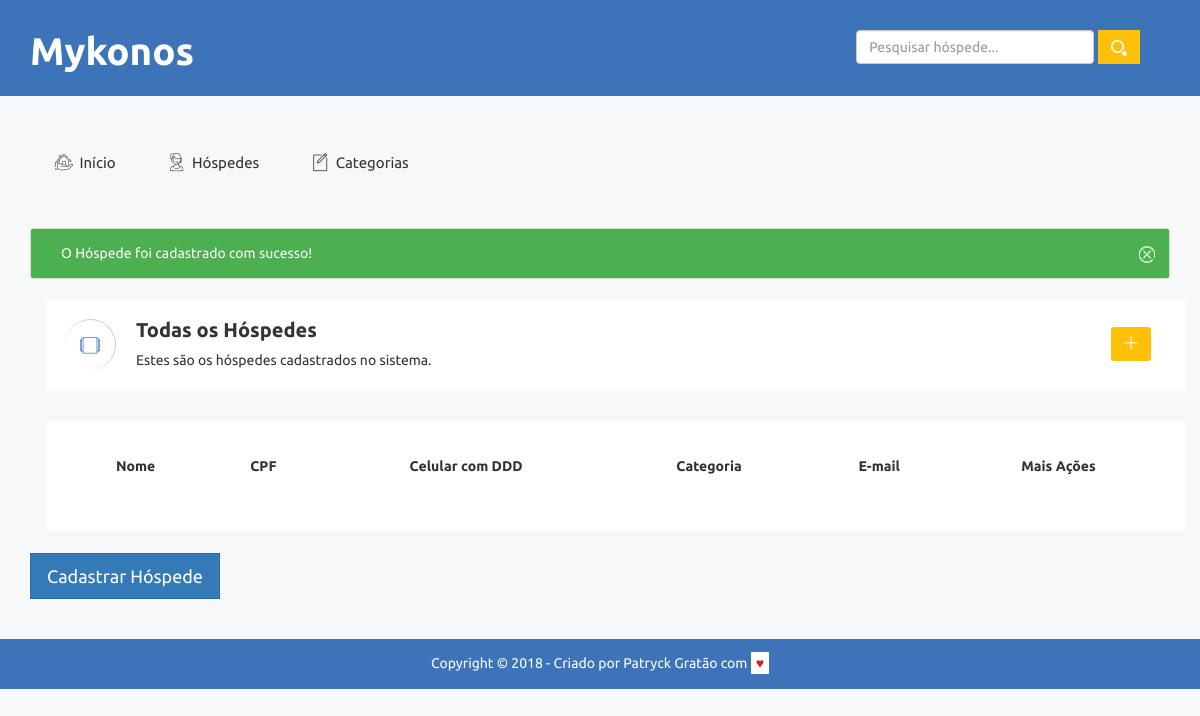
Before: /listar-hospedes.php?cadastrado=true with the older database file.
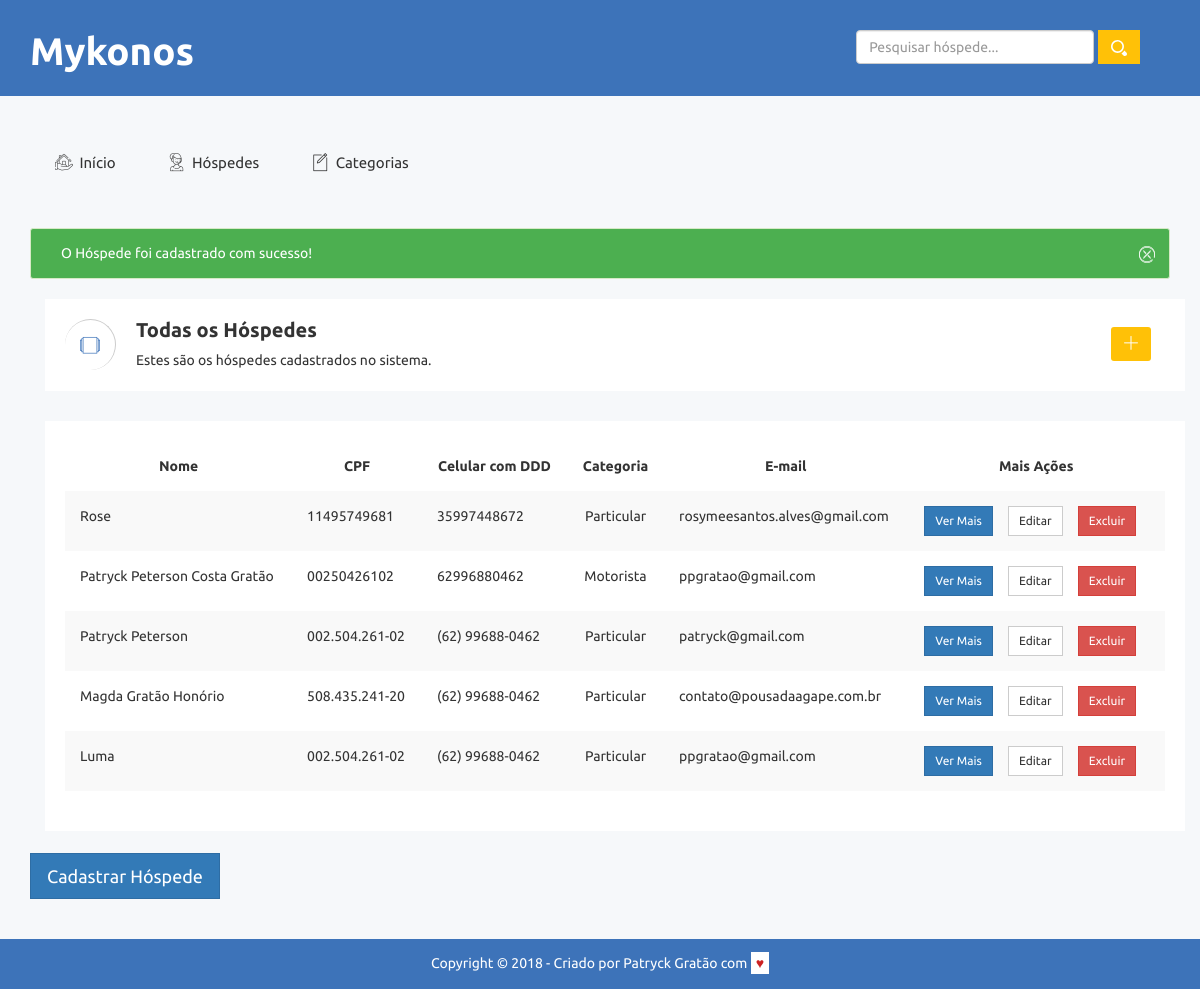
After: the same page with the newer database file.
### tables this page shows
CREATE TABLE `hospedes` (
  `id` int(11) NOT NULL,
  `nome` varchar(255) NOT NULL,
  `cpf` varchar(20) NOT NULL,
  `data_nascimento` varchar(255) DEFAULT NULL,
  `sexo` char(1) DEFAULT NULL,
  `telefone` varchar(50) DEFAULT NULL,
  `celular` varchar(50) DEFAULT NULL,
  `email` varchar(255) DEFAULT NULL,
  `estado_civil` varchar(60) DEFAULT NULL,
  `cep` varchar(30) DEFAULT NULL,
  `rua` varchar(255) DEFAULT NULL,
  `bairro` varchar(255) DEFAULT NULL,
  `cidade` varchar(255) DEFAULT NULL,
  `estado` char(3) DEFAULT NULL,
  `data_checkin` varchar(255) DEFAULT NULL,
  `data_checkout` varchar(255) DEFAULT NULL,
  `qtd_diarias` int(50) DEFAULT NULL,
  `qtd_pagantes` int(50) DEFAULT NULL,
  `preco_diaria` decimal(50,0) DEFAULT NULL,
  `valor_pago` decimal(50,0) DEFAULT NULL,
  `preco_total` decimal(50,0) DEFAULT NULL,
  `total_pagar` decimal(50,0) DEFAULT NULL,
  `info_extras` longtext,
  `categoria_id` int(11) DEFAULT NULL
);

CREATE TABLE `categorias` (
  `id` int(11) NOT NULL,
  `nome` varchar(255) NOT NULL
);

### banco/banco-hospede.php (called while the page is built, shortened)
<?php
  function listaHospedes ($conexao){
		$hospedes = array();
		$query = "select p.*, c.nome as categoria_nome from hospedes as p join categorias as c on p.categoria_id = c.id";
		$resultado = mysqli_query($conexao, $query);
		while($hospede = mysqli_fetch_assoc($resultado)) {
			array_push($hospedes, $hospede);
		}
		return $hospedes;
	}

### listar-hospedes.php (the view, shortened to what this page needs)
<?php
	include("partials/_header.php");
	include("banco/conecta.php");
	include("banco/banco-hospede.php");
	$hospedes = listaHospedes($conexao);
?>
	<?php if(array_key_exists("cadastrado", $_GET) && $_GET['cadastrado']=='true')  { ?>
		<div class="alert-list">
			<div class="alert alert-success alert-dismissible" role="alert">
         		<button type="button" class="close" data-dismiss="alert" aria-label="Close"><span aria-hidden="true"><i class="notika-icon notika-close"></i></span></button> O Hóspede foi cadastrado com sucesso!
        	</div>
		</div>
	<?php }
		 ?>
<div class="breadcomb-area">
		<div class="container">
			<div class="row">
				<div class="col-lg-12 col-md-12 col-sm-12 col-xs-12">
					<div class="breadcomb-list">
						<div class="row">
							<div class="col-lg-8 col-md-8 col-sm-8 col-xs-12">
								<div class="breadcomb-wp">
									<div class="breadcomb-icon">
										<i class="notika-icon notika-windows"></i>
									</div>
									<div class="breadcomb-ctn">
										<h2>Todas os Hóspedes</h2>
										<p>Estes são os hóspedes cadastrados no sistema. </p>
									</div>
								</div>
							</div>
							<div class="col-lg-4 col-md-4 col-sm-4 col-xs-3">
								<div class="breadcomb-report">
									<a href="cadastrar-hospede.php" data-toggle="tooltip" data-placement="left" title="Cadastrar novo Hóspede" class="btn"><i class="notika-icon notika-plus-symbol"></i></a>
								</div>
							</div>
						</div>
					</div>
				</div>
			</div>
		</div>
	</div>
<div class="data-table-area">
        <div class="container">
            <div class="row">
                <div class="col-lg-12 col-md-12 col-sm-12 col-xs-12">
                    <div class="data-table-list">
						<div class="table-responsive">
							<table id="data-table-basic" class="table table-striped">
								<thead>
								    <tr>
								      <th scope="col" class="text-center">Nome</th>
								      <th scope="col" class="text-center">CPF</th>
								      <th scope="col" class="text-center">Celular com DDD</th>
								      <th scope="col" class="text-center">Categoria</th>
								      <th scope="col" class="text-center">E-mail</th>
								      <th scope="col" class="text-center">Mais Ações</th>
								    </tr>
							  	</thead>
							  	<tbody>
									<?php
										foreach ($hospedes as $hospede) : ?>
											<tr>
												<td><?= $hospede['nome'] ?></td>
												<td><?= $hospede['cpf'] ?></td>
												<td><?= $hospede['celular'] ?></td>
												<td class="text-center"><?= $hospede['categoria_nome'] ?></td>
												<td><?= $hospede['email'] ?></td>
												<td class="mais-acoes text-center" >
													<div class="btn-group notika-group-btn material-design-btn">
														<form class="mais-opcoes" action="ver-mais.php" method="post">
															<button class="btn btn-primary btn-sm notika-gp-primary">Ver Mais</button>
														</form>
						                                <form action="editar-hospede.php" class="mais-opcoes" method="post">
						                                	<button class="btn btn-default btn-sm">Editar</button>
						                                </form>
						                                <form class="mais-opcoes" action="remover.php" method="post">
						                                	<button class="btn btn-sm btn-danger notika-gp-danger">Excluir</button>
						                                </form>
					                          		</div>
												 </td>
											</tr>
									<?php endforeach ?>
								</tbody>
							</table>
						</div>
					</div>
				</div>
			</div>
		</div>
	</div>
	<br>
	<a class="btn btn-primary notika-btn-primary btn-lg" href="cadastrar-hospede.php">Cadastrar Hóspede</a>
<?php include("partials/_footer.php"); ?>

Changed rows visible on the page:
now on this page (row edited): hospedes: nome "Rose", cpf "11495749681", celular "35997448672", categoria.nome "Particular", email "rosymeesantos.alves@gmail.com"
now on this page (row edited): hospedes: nome "Patryck Peterson Costa Gratão", cpf "00250426102", celular "62996880462", categoria.nome "Motorista", email "ppgratao@gmail.com"
now on this page (row edited): hospedes: nome "Patryck Peterson", cpf "002.504.261-02", celular "(62) 99688-0462", categoria.nome "Particular", email "patryck@gmail.com"
now on this page (row edited): hospedes: nome "Magda Gratão Honório", cpf "508.435.241-20", celular "(62) 99688-0462", categoria.nome "Particular", email "contato@pousadaagape.com.br"
now on this page (row edited): hospedes: nome "Luma", cpf "002.504.261-02", celular "(62) 99688-0462", categoria.nome "Particular", email "ppgratao@gmail.com"
